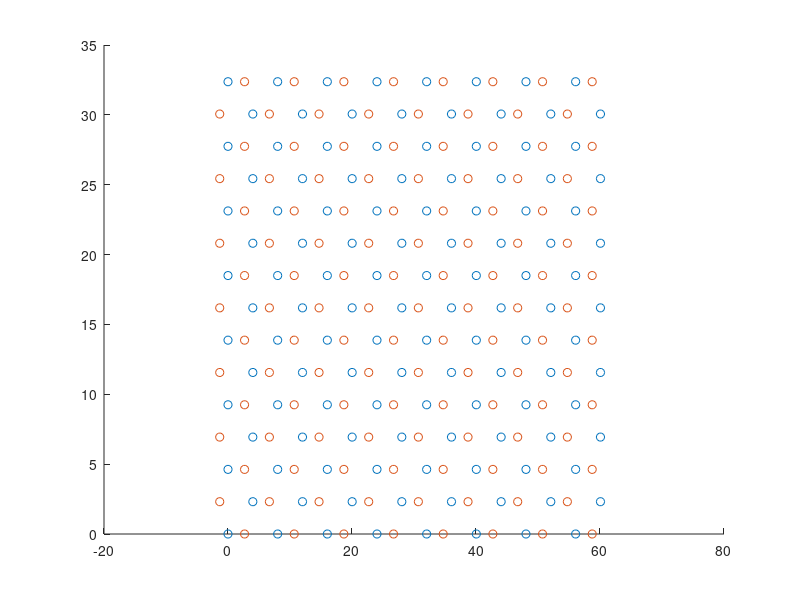

MATLAB code to generate this figure:
a = 2.67; % in bohr
A = sqrt(3)*a;
a1 = [sqrt(3)/2 1/2]*A; a2 = [sqrt(3)/2 -1/2]*A;
D1 = 0; D2 = 0.5;
x_basis = [0 0 D1; horzcat(a1/3+a2/3,D2)];

natoms1 = 225;
natoms2 = 240;
x_lattice1 = zeros(natoms1,3);
x_lattice2 = zeros(natoms2,3);
count1 = 1;
count2 = 1;
for i = 0:14
	for j = -i:i
		x_lattice1(count1,:) = x_basis(1,:) + horzcat(i*a1 + j*a2,D1);
		x_lattice2(count2,:) = x_basis(2,:) + horzcat(i*a1 + j*a2,D2);
		count1 = count1+1;
		count2 = count2+1;
	end
	x_lattice2(count2,:) = x_basis(2,:) + horzcat(i*a1 + (-i-1)*a2,D2);
	count2 = count2+1;
end

x_lattice1 = x_lattice1(x_lattice1(:,1) < 62,:,:);
x_lattice1 = x_lattice1(x_lattice1(:,2) < 33,:,:);

x_lattice2 = x_lattice2(x_lattice2(:,1) < 62,:,:);
x_lattice2 = x_lattice2(x_lattice2(:,2) < 33,:,:);

figure()
hold on
scatter(x_lattice1(:,1),x_lattice1(:,2));
scatter(x_lattice2(:,1),x_lattice2(:,2));
hold off
saveas(gcf,'honeycomb','epsc')
%file = strcat('C','.mat');
%file_loc = fullfile('./',file);
%save(file_loc,'x_lattice');

x_lattice1(:,2) = 0;
x_lattice2(:,2) = 0;
fid = fopen('Graphene.xyz', 'w');
fprintf(fid, '%d\n',2*size(x_lattice1,1));
fprintf(fid, 'Graphene\n');
for i = 1:size(x_lattice1,1)
	fprintf(fid,'C %f %f %f\n',x_lattice1(i,:));
	fprintf(fid,'O %f %f %f\n',x_lattice2(i,:));
end
fclose(fid)
